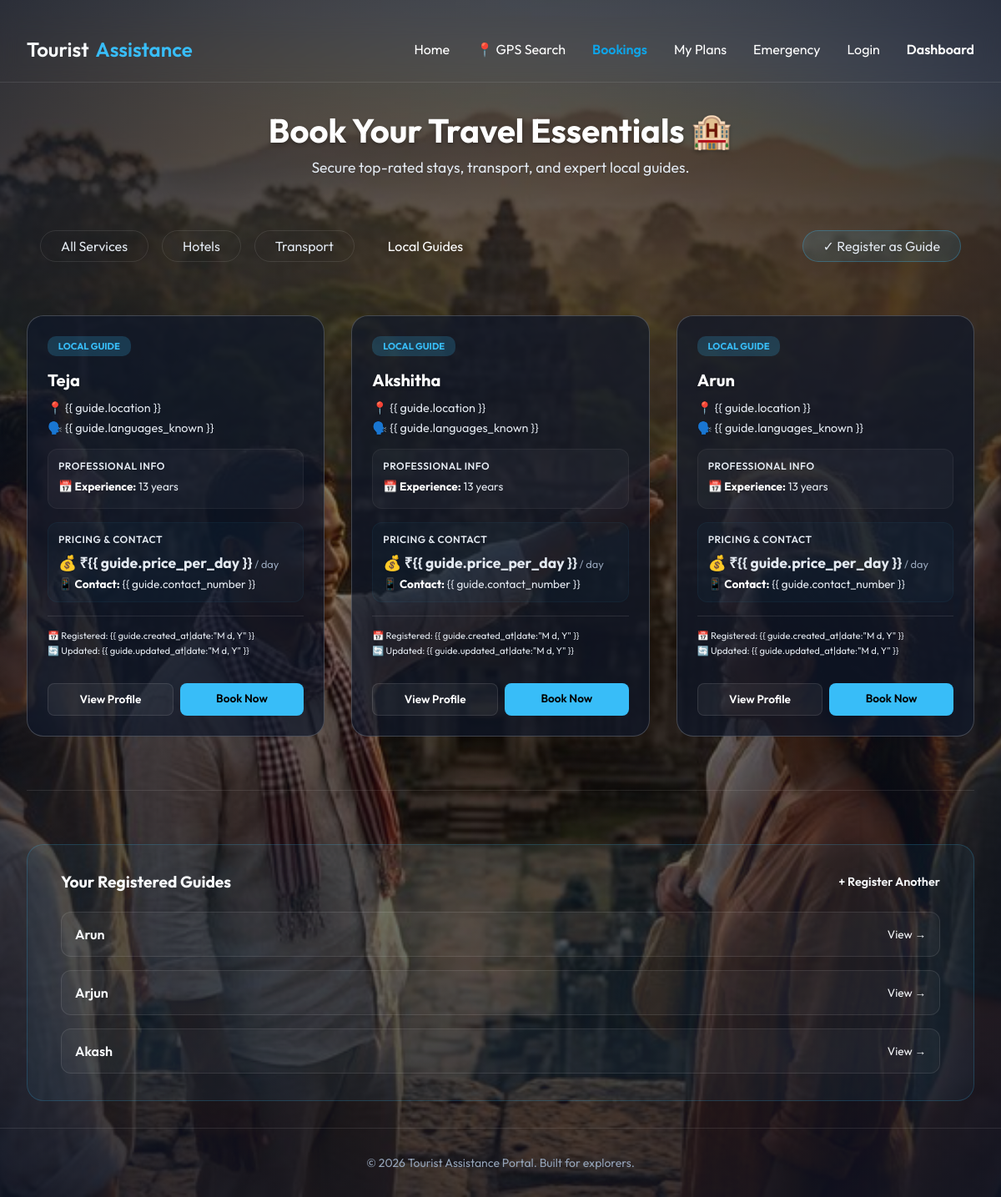
The page /booking-system/?type=GUIDE (signed in) on the database its author committed.
### bookings/models.py (models this page shows, shortened)
class LocalGuide(models.Model):
    APPROVAL_STATUS = (
        ('PENDING', 'Pending'),
        ('APPROVED', 'Approved'),
        ('REJECTED', 'Rejected'),
    )
    user = models.ForeignKey(User, on_delete=models.CASCADE, related_name='local_guides')
    service = models.OneToOneField(Service, on_delete=models.SET_NULL, null=True, blank=True, related_name='guide_listing')
    full_name = models.CharField(max_length=200)
    location = models.CharField(max_length=200, help_text="City/State")
    languages_known = models.CharField(max_length=500, help_text="Comma-separated languages")
    experience_years = models.PositiveIntegerField(help_text="Years of experience")
    price_per_day = models.DecimalField(max_digits=10, decimal_places=2)
    contact_number = models.CharField(max_length=20)
    profile_photo = models.ImageField(upload_to='guides/profiles/', blank=True, null=True)
    id_proof = models.FileField(upload_to='guides/id_proofs/', blank=True, null=True)
    approval_status = models.CharField(max_length=20, choices=APPROVAL_STATUS, default='APPROVED')
    specialization = models.CharField(max_length=500, blank=True, null=True, help_text="Areas of expertise")
    created_at = models.DateTimeField(auto_now_add=True)
    updated_at = models.DateTimeField(auto_now=True)

### accounts/views.py (the view)
# urls.py: path('booking-system/', views.booking_system_view, name='booking-system'),
@login_required
def booking_system_view(request):
    service_type = request.GET.get('type', None)
    if service_type == 'GUIDE':
        from bookings.models import LocalGuide
        guides = LocalGuide.objects.filter(approval_status='APPROVED')
        return render(request, "booking_system_guides.html", {"guides": guides, "active_type": service_type})
    elif service_type:
        services = Service.objects.filter(type=service_type)
    else:
        services = Service.objects.all()
    return render(request, "booking_system.html", {"services": services, "active_type": service_type})

### templates/booking_system_guides.html (shortened to what this page needs)
{% extends "base.html" %}
{% load static %}
{% block content %}
<div class="hero-container">
    <div class="hero-bg"></div>
    <div class="hero-overlay"></div>
</div>
<div class="booking-wrapper guide-active"
    style="width: 100%; max-width: 1200px; animation: fadeIn 0.8s ease-out; position: relative; z-index: 1;">
    <div class="header" style="margin-bottom: 3rem; text-align: center;">
        <h1 style="font-size: 2.5rem; margin-bottom: 0.5rem;">Book Your Travel Essentials 🏨</h1>
        <p style="color: var(--text-dim); font-size: 1.1rem;">Secure top-rated stays, transport, and expert local
            guides.</p>
    </div>
    <div class="filter-bar glass"
        style="display: flex; gap: 1rem; padding: 1rem; border-radius: 50px; margin-bottom: 3rem; justify-content: center; flex-wrap: wrap; align-items: center;">
        <a href="{% url 'booking-system' %}" class="filter-btn"
            style="padding: 0.5rem 1.5rem; border-radius: 20px; border: 1px solid rgba(255,255,255,0.1); background: transparent; color: var(--text-dim); cursor: pointer; text-decoration: none;">All
            Services</a>
        <a href="{% url 'booking-system' %}?type=HOTEL" class="filter-btn"
            style="padding: 0.5rem 1.5rem; border-radius: 20px; border: 1px solid rgba(255,255,255,0.1); background: transparent; color: var(--text-dim); cursor: pointer; text-decoration: none;">Hotels</a>
        <a href="{% url 'booking-system' %}?type=TRANSPORT" class="filter-btn"
            style="padding: 0.5rem 1.5rem; border-radius: 20px; border: 1px solid rgba(255,255,255,0.1); background: transparent; color: var(--text-dim); cursor: pointer; text-decoration: none;">Transport</a>
        <a href="{% url 'booking-system' %}?type=GUIDE" class="filter-btn active"
            style="padding: 0.5rem 1.5rem; border-radius: 20px; border: none; background: var(--accent); color: white; cursor: pointer; text-decoration: none;">Local
            Guides</a>
        {% if user.is_authenticated %}
        <a href="{% url 'guide-register' %}" class="filter-btn"
            style="padding: 0.5rem 1.5rem; border-radius: 20px; border: 1px solid rgba(56, 189, 248, 0.3); background: rgba(56, 189, 248, 0.1); color: var(--accent); cursor: pointer; text-decoration: none; margin-left: auto;">
            ✓ Register as Guide
        </a>
        {% endif %}
    </div>
    <div class="services-grid"
        style="display: grid; grid-template-columns: repeat(auto-fill, minmax(300px, 1fr)); gap: 2rem;">
        {% for guide in guides %}
        <div class="service-card glass"
            style="padding: 1.5rem; border-radius: 20px; transition: transform 0.3s; background: var(--glass-bg); border: 1px solid var(--glass-border); display: flex; flex-direction: column;">
            <div class="badge"
                style="background: rgba(56, 189, 248, 0.2); color: var(--accent-color); padding: 0.3rem 0.8rem; border-radius: 10px; font-size: 0.7rem; font-weight: bold; width: fit-content; margin-bottom: 1rem;">
                LOCAL GUIDE</div>
            <h3 style="margin-bottom: 0.75rem; font-size: 1.25rem;">{{ guide.full_name }}</h3>
            <div style="margin-bottom: 1rem; display: grid; gap: 0.4rem;">
                <p style="font-size: 0.9rem; color: var(--text-dim); margin: 0;"><strong>📍</strong> {{ guide.location
                    }}</p>
                <p style="font-size: 0.9rem; color: var(--text-dim); margin: 0;"><strong>🗣️</strong> {{
                    guide.languages_known }}</p>
            </div>
            <div
                style="margin-bottom: 1rem; padding: 0.75rem; background: rgba(255,255,255,0.03); border-radius: 12px; border: 1px solid rgba(255,255,255,0.05);">
                <p
                    style="font-size: 0.75rem; text-transform: uppercase; letter-spacing: 0.5px; color: var(--accent-color); font-weight: 600; margin-bottom: 0.5rem;">
                    Professional Info</p>
                <p style="font-size: 0.85rem; color: var(--text-main); margin-bottom: 0.3rem;"><strong>📅
                        Experience:</strong> {{ guide.experience_years }} years</p>
            </div>
            <div
                style="margin-bottom: 1rem; padding: 0.75rem; background: rgba(56, 189, 248, 0.03); border-radius: 12px; border: 1px solid rgba(56, 189, 248, 0.05);">
                <p
                    style="font-size: 0.75rem; text-transform: uppercase; letter-spacing: 0.5px; color: var(--accent-color); font-weight: 600; margin-bottom: 0.5rem;">
                    Pricing & Contact</p>
                <p style="font-size: 1.1rem; font-weight: 700; color: var(--text-main); margin-bottom: 0.3rem;">💰 ₹{{
                    guide.price_per_day }}<span style="font-size: 0.8rem; font-weight: normal; color: var(--text-dim);">
                        / day</span></p>
                <p style="font-size: 0.85rem; color: var(--text-main); margin: 0;"><strong>📱 Contact:</strong> {{
                    guide.contact_number }}</p>
            </div>
            <div style="margin-top: auto; padding-top: 1rem; border-top: 1px solid var(--glass-border);">
                <div style="margin-bottom: 1rem; display: grid; gap: 0.25rem;">
                    <p style="font-size: 0.7rem; color: var(--text-dim); margin: 0;">📅 Registered: {{
                        guide.created_at|date:"M d, Y" }}</p>
                    <p style="font-size: 0.7rem; color: var(--text-dim); margin: 0;">🔄 Updated: {{
                        guide.updated_at|date:"M d, Y" }}</p>
                </div>
                <div style="display: flex; gap: 0.5rem;">
                    <a href="{% url 'guide-profile' guide.id %}" class="btn-primary"
                        style="flex: 1; padding: 0.6rem; font-size: 0.85rem; text-decoration: none; text-align: center; background: rgba(255,255,255,0.05); border: 1px solid var(--glass-border); color: white; border-radius: 8px;">View
                        Profile</a>
                    {% if guide.service %}
                    <a href="{% url 'initiate-booking' guide.service.id %}" class="btn-primary"
                        style="flex: 1; padding: 0.6rem; font-size: 0.85rem; text-decoration: none; text-align: center; border-radius: 8px;">Book
                        Now</a>
                    {% endif %}
                </div>
            </div>
        </div>
        {% endfor %}
    </div>
    <div style="margin-top: 4rem; border-top: 1px solid var(--glass-border); padding-top: 3rem;">
        {% if user.is_authenticated %}
        {% if user.local_guides.all %}
        <div class="glass"
            style="padding: 2rem 2.5rem; border-radius: 20px; background: rgba(56,189,248,0.05); border: 1px solid rgba(56,189,248,0.2); margin-top: 1rem;">
            <div style="display: flex; justify-content: space-between; align-items: center; margin-bottom: 1.5rem;">
                <h3 style="font-size: 1.2rem; margin: 0; color: var(--accent);">Your Registered Guides</h3>
                <a href="{% url 'guide-register' %}"
                    style="color: var(--accent); font-size: 0.9rem; text-decoration: none; font-weight: 600;">+ Register
                    Another</a>
            </div>
            <div style="display: grid; gap: 1rem;">
                {% for g in user.local_guides.all %}
                <div
                    style="display: flex; justify-content: space-between; align-items: center; padding: 1rem; background: rgba(255,255,255,0.03); border-radius: 12px; border: 1px solid var(--glass-border);">
                    <div>
                        <p style="font-weight: 600; margin: 0;">{{ g.full_name }}</p>
                    </div>
                    <a href="{% url 'guide-profile' g.id %}"
                        style="font-size: 0.85rem; color: var(--accent); text-decoration: none;">View →</a>
                </div>
                {% endfor %}
            </div>
        </div>
        {% endif %}
        {% endif %}
    </div>
</div>
{% endblock %}

### static/css/style.css (style rules this page uses)
.btn-primary { background: var(--accent-color); color: #000; border: none; padding: 1rem; border-radius: 12px; font-size: 1rem; font-weight: 600; cursor: pointer; transition: transform 0.2s ease, background 0.2s ease; margin-top: 1rem; }

### templates/base.html (style rules this page uses)
:root { --primary-bg: #0f172a; --glass-bg: rgba(255, 255, 255, 0.05); --glass-border: rgba(255, 255, 255, 0.1); --accent-color: #38bdf8; --text-main: #f8fafc; --text-dim: #94a3b8; }
* { margin: 0; padding: 0; box-sizing: border-box; font-family: 'Outfit', sans-serif; }
body { background-color: var(--primary-bg); background-image: radial-gradient(at 0% 0%, rgba(56, 189, 248, 0.15) 0, transparent 50%), radial-gradient(at 50% 0%, rgba(139, 92, 246, 0.15) 0, transparent 50%), radial-gradient(at 100% 0%, rgba(56, 189, 248, 0.15) 0, transparent 50%); color: var(--text-main); min-height: 100vh; display: flex; flex-direction: column; }

### rows shown on the page
LocalGuide: full_name "Teja", experience_years "13", shows "Book Now"
LocalGuide: full_name "Akshitha", experience_years "13", shows "Book Now"
LocalGuide: full_name "Arun", experience_years "13", shows "Book Now"
LocalGuide: full_name "Arun"
LocalGuide: full_name "Arjun"
LocalGuide: full_name "Akash"
